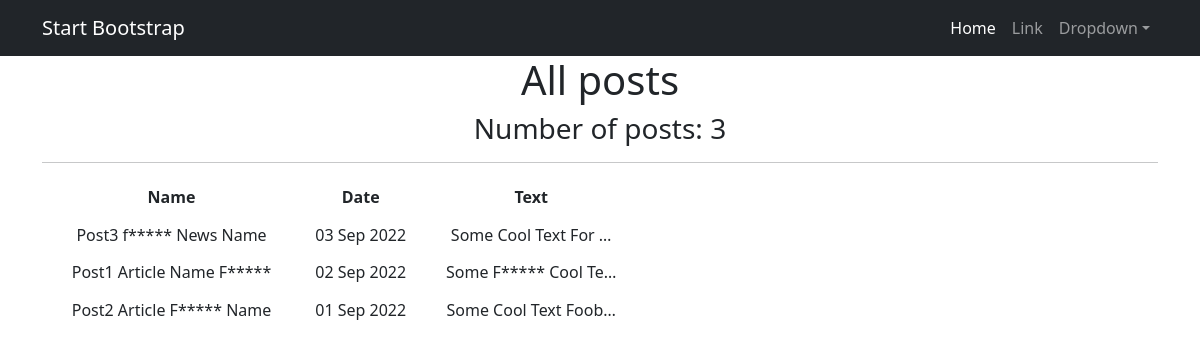
/posts/, run on the app's committed database.
### news/models.py (models this page shows, shortened)
class Post(models.Model):
    post_datetime = models.DateTimeField(auto_now_add=True)
    post_type = models.CharField(max_length=2, choices=TYPE, default=news)
    post_name = models.CharField(max_length=255)
    post_value = models.TextField()
    post_rate = models.SmallIntegerField(default=0)
    post_author = models.ForeignKey(Author, on_delete=models.CASCADE)
    post_category = models.ManyToManyField(Category, through='PostCategory')
    def preview(self):
        return '{}...'.format(self.post_value[:124])
    def __str__(self):
        return f'{self.post_name.title()}: {self.preview()}'

### news/views.py (the view)
# urls.py: path('', PostsList.as_view()),
class PostsList(ListView):
    model = Post
    ordering = '-post_datetime'
    template_name = 'posts.html'
    context_object_name = 'posts'

### news/templatetags/custom_filters.py (called while the page is built)
@register.filter()
def nofoobar(value):
    for word in BAD_WORDS:
        value = value.replace(word, word[0:1] + ('*' * (len(word) - 1)))
    return value

### templates/posts.html (shortened to what this page needs)
{% extends 'flatpages/default.html' %}
{% load custom_filters %}
{% block content %}
    <h1>All posts</h1>
    <h3>Number of posts: {{ posts | length }}</h3>
    <hr>
    {% if posts %}
        <table style="width:600px; height:150px">
            <tr>
                <td><b>Name</b></td>
                <td><b>Date</b></td>
                <td><b>Text</b></td>
            </tr>
            {% for post in posts %}
            <tr>
                <td>{{ post.post_name | nofoobar }}</td>
                <td>{{ post.post_datetime | date:'d M Y' }}</td>
                <td>{{ post.post_value | truncatechars:20 | nofoobar }}</td>
            </tr>
            {% endfor %}
        </table>
    {% else %}
        <h2>No posts</h2>
    {% endif %}
{% endblock content %}

### templates/flatpages/default.html (shortened to what this page needs)
<!DOCTYPE html>
<html lang="en">
    <head>
        {% load static %}
        <link href="{% static 'css/styles.css' %}" rel="stylesheet" />
    </head>
    <body>
        <nav class="navbar navbar-expand-lg navbar-dark bg-dark">
            <div class="container">
                <a class="navbar-brand" href="#">Start Bootstrap</a>
                <div class="collapse navbar-collapse" id="navbarSupportedContent">
                    <ul class="navbar-nav ms-auto mb-2 mb-lg-0">
                        <li class="nav-item"><a class="nav-link active" aria-current="page" href="#">Home</a></li>
                        <li class="nav-item"><a class="nav-link" href="#">Link</a></li>
                        <li class="nav-item dropdown">
                            <a class="nav-link dropdown-toggle" id="navbarDropdown" href="#" role="button" data-bs-toggle="dropdown" aria-expanded="false">Dropdown</a>
                        </li>
                    </ul>
                </div>
            </div>
        </nav>
        <div class="container">
            <div class="row">
                <div class="col-lg-12 text-center">
                    {% block content %}{% endblock content %}
                </div>
            </div>
        </div>
    </body>
</html>

### data on the page
Post: post_name|nofoobar "Post3 f***** News Name", post_datetime "03 Sep 2022", post_value|nofoobar "Some Cool Text For …"
Post: post_name|nofoobar "Post1 Article Name F*****", post_datetime "02 Sep 2022", post_value|nofoobar "Some F***** Cool Te…"
Post: post_name|nofoobar "Post2 Article F***** Name", post_datetime "01 Sep 2022", post_value|nofoobar "Some Cool Text Foob…"

### other printed values
{{ posts | length }} "3"
